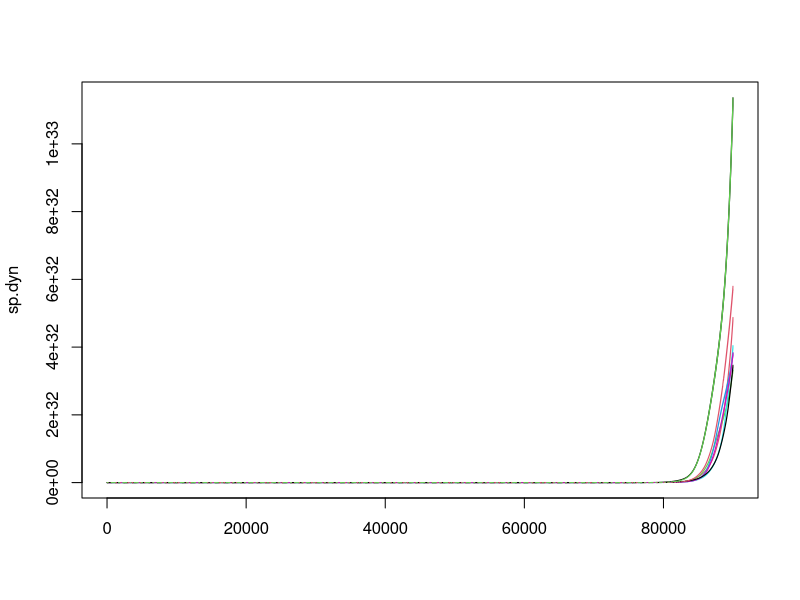
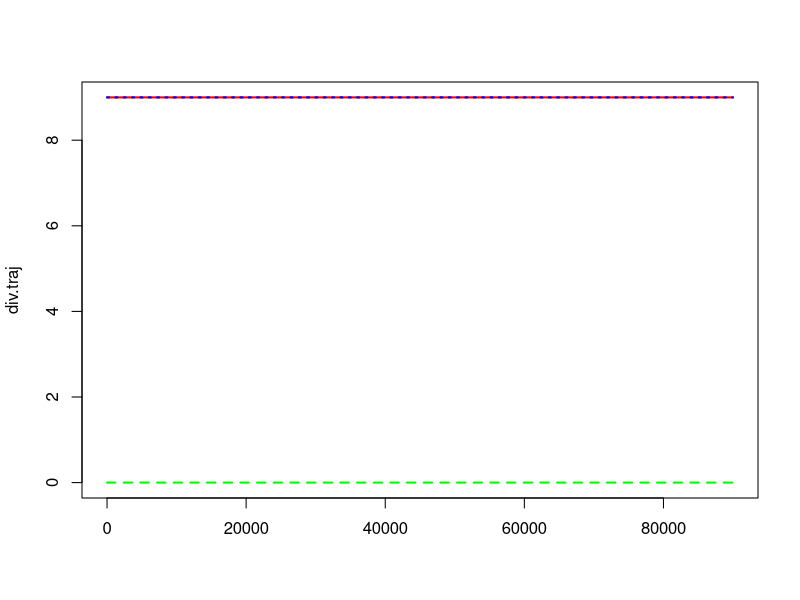

Reproduce these figures in R, in order.
require(progress)
require(vegan)
rm(list=ls())

c.ij <- function(H.i, E.j){
  return((1.5 - abs(H.i - E.j))/10)
}

E.j <- function(t){
  0.5*env.ampl*(
    sin((1:M)*2*pi/M + (2*pi/env.period)*t) + 1)
}

migrate <- function(N){
  (colSums(N) - N) * a / (M - 1)
}

div.part <- function(M){
  M.pa <- decostand(M, method = 'pa')
  alpha <- rowSums(M.pa)
  gamma <- sum(colSums(M.pa) >= 1)
  beta <- gamma - alpha
  return(c(mean(alpha), mean(beta), gamma))
}

run.sim <- function(a){
  
  # set up metacom
  N <- matrix(n.ij, ncol = S, nrow = M)
  R <- rep(r.j, length = M) #Initial resources in each community
  
  out.dynamics <- list(NA)
  out.dynamics[[1]] <- N
  for(t.step in 1:length(timesteps)){
    # Init progress bar
    if(t.step == 1) pb <- progress_bar$new(total = stepnum, force = T)
    
    pb$update(ratio = t.step/length(timesteps))
    e.vec <- E.j(t.step)
    consumption <- sapply(env.optima, c.ij, E.j = e.vec)
    
    # Step through dynamics
    Nt1 <- N*(1 + dt*(R * e.ij * consumption - m.ij - a)) + dt*migrate(N)
    Rt1 <- R*(1 - dt*(rowSums(consumption*N) + l.j)) + dt*I.j
    
    # Update densities
    N <- Nt1 * (Nt1 > ext)
    R <- Rt1 * (Rt1 > ext)
    
    if(t.step > 10000){
      out.dynamics[[t.step-10000]] <- N
    }
  }
  return(out.dynamics)
}

### Set Parameters of Model
stepnum <- 10000
dt <- 0.1
timesteps <- seq(1,stepnum,dt)

M <- 30 # number of patches
S <- 9 # number of species
n.ij <- 10 # number of individuals in each patch at t0
r.j <- 9 # number of resources at t0

I.j <- 150 # resource inputs
l.j <- 10 # resource loss

e.ij <- 0.2 # conversion efficiencies
m.ij <- 0.2 # mortality rates

a <- .01 # dispersal rate
ext <- 0.1 # extinction threshold

env.period <- 40000 # period of env sinusoidal fluctuations
env.ampl <- 1 # amplitude of envrionment sinusoidal fluctuations
env.optima <- 1 - seq(0, env.ampl, by=env.ampl/(S-1))

## Run Simulation
mc.dynamics <- run.sim(a = a)
#mc.dynamics <- mc.dynamics[seq(1, length(timesteps), length.out = stepnum)]

sp.dyn <- sapply(mc.dynamics, colSums)
sp.dyn <- (t(sp.dyn))
head(sp.dyn)
matplot(sp.dyn, type = 'l')
div.traj <- sapply(mc.dynamics, FUN = div.part)
div.traj <- t(div.traj)
colnames(div.traj) <- c("alpha", "beta", "gamma")
matplot(div.traj, type = 'l', col = c("red","green","blue"), lwd = 2)
div.traj[80000,]
